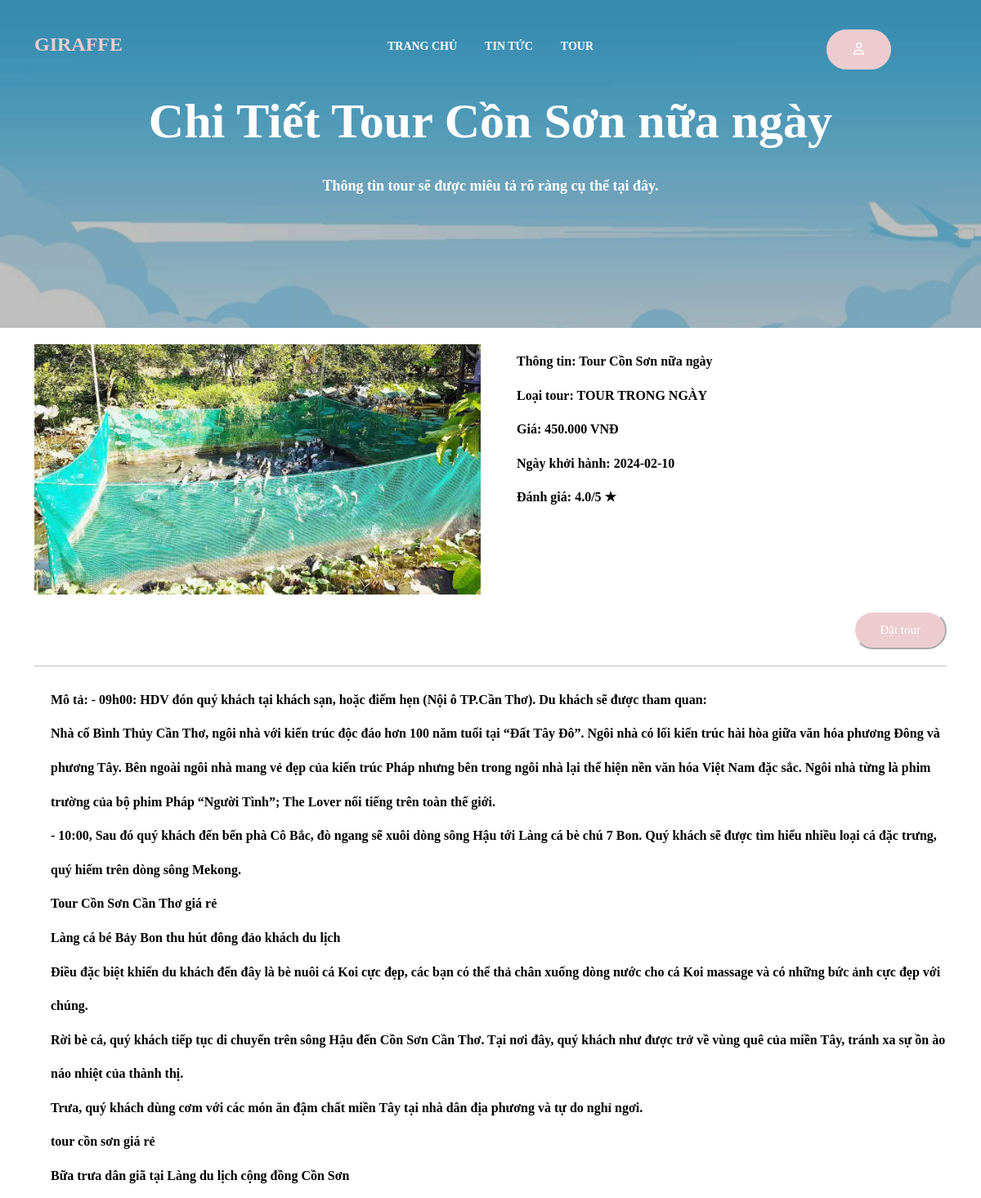
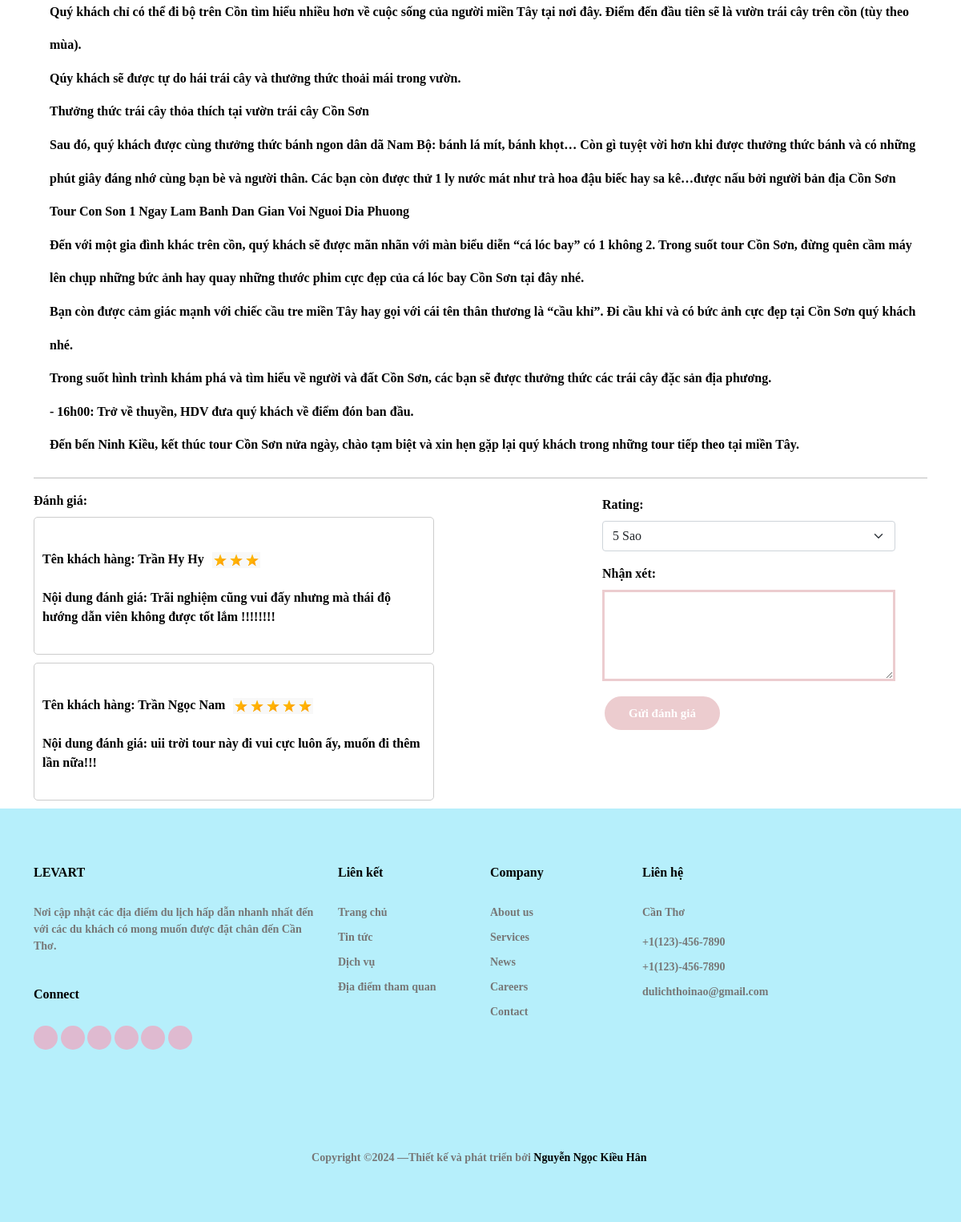
Screenshot of /chitiettour.php?T_MA=15 with the database file from the repository (2 pictures, top to bottom).
### tables this page shows
CREATE TABLE `tour` (
  `T_MA` int(11) NOT NULL,
  `LT_MA` int(11) NOT NULL,
  `T_TEN` varchar(150) NOT NULL,
  `T_MOTA` text NOT NULL,
  `T_HINHANH` varchar(150) NOT NULL,
  `T_NGAYKHOIHANH` date NOT NULL,
  `T_GIA` varchar(10) NOT NULL
);

CREATE TABLE `loaitour` (
  `LT_MA` int(11) NOT NULL,
  `LT_TEN` varchar(150) NOT NULL
);

CREATE TABLE `review` (
  `R_MA` int(11) NOT NULL,
  `T_MA` int(11) NOT NULL,
  `KH_MA` int(11) NOT NULL,
  `R_RATING` float NOT NULL,
  `R_COMMENT` text NOT NULL
);

CREATE TABLE `khachhang` (
  `KH_MA` int(11) NOT NULL,
  `KH_HOTEN` varchar(150) NOT NULL,
  `KH_EMAIL` varchar(150) NOT NULL,
  `KH_SDT` varchar(10) NOT NULL,
  `KH_DIACHI` text NOT NULL,
  `KH_USERNAME` varchar(100) NOT NULL,
  `KH_PASSWORD` varchar(10) NOT NULL
);

### chitiettour.php (the view, shortened to what this page needs)
<?php
include('inc/header.php');
?>
<?php
$conn = mysqli_connect("localhost", "root", "", "giraffe");
$T_MA = isset($_GET['T_MA']) ? $_GET['T_MA'] : 0;
$query = "SELECT tour.*, loaitour.LT_TEN
              FROM tour
              LEFT JOIN loaitour ON tour.LT_MA = loaitour.LT_MA
              WHERE tour.T_MA = $T_MA";
$result = mysqli_query($conn, $query);
if ($result && mysqli_num_rows($result) > 0) {
    $tour = mysqli_fetch_assoc($result);
} else {
    die("Không tìm thấy thông tin tour.");
}
?>
<main>
    <div class="hero overlay py-0 bg-white">
        <div class="img-bg rellax">
            <img src="images/nen.jpg" alt="Image" class="img-fluid">
        </div>
        <div class="container">
            <div class="row align-items-center justify-content-start">
                <div class="col-lg-12 mx-auto text-center">
                    <h1 class="heading" data-aos="fade-up">Chi Tiết
                        <?php echo isset($tour['T_TEN']) ? $tour['T_TEN'] : ''; ?></h1>
                    <p class="mb-5" data-aos="fade-up">Thông tin tour sẽ được miêu tả rõ ràng cụ thể tại đây.</p>
                </div>
            </div>
        </div>
    </div>
    <div class="container">
        <div class="row">
            <div class="col-lg-6">
                <img src="images/<?php echo isset($tour['T_HINHANH']) ? $tour['T_HINHANH'] : ''; ?>" alt="Hình ảnh tour" class="img-tour" style="max-width: 100%;">
                <?php
                if (isset($_GET['T_MA'])) {
                    $T_MA = $_GET['T_MA'];
                    $sql_reviews = "SELECT R_RATING FROM review WHERE T_MA = '$T_MA'";
                    $result_reviews = mysqli_query($conn, $sql_reviews);
                    $total_rating = 0;
                    $num_reviews = 0;
                    while ($row_review = mysqli_fetch_assoc($result_reviews)) {
                        $total_rating += $row_review['R_RATING'];
                        $num_reviews++;
                    }
                } else {
                    echo "Tham số 'T_MA' không tồn tại trong URL.";
                }
                ?>
            </div>
            <div class="col-lg-6">
                <div class="details">
                    <div class="detail-item">
                        <strong>Thông tin:</strong>
                        <?php echo isset($tour['T_TEN']) ? $tour['T_TEN'] : ''; ?>
                    </div>
                    <div class="detail-item">
                        <strong>Loại tour:</strong>
                        <?php echo isset($tour['LT_TEN']) ? $tour['LT_TEN'] : ''; ?>
                    </div>
                    <div class="detail-item">
                        <strong>Giá:</strong>
                        <?php echo isset($tour['T_GIA']) ? number_format($tour['T_GIA'], 0, ",", ".") . ' VNĐ' : ''; ?>
                    </div>
                    <div class="detail-item">
                        <strong>Ngày khởi hành:</strong>
                        <?php echo isset($tour['T_NGAYKHOIHANH']) ? $tour['T_NGAYKHOIHANH'] : ''; ?>
                    </div>
                    <div class="detail-item">
                        <strong>Đánh giá:</strong>
                        <?php if ($num_reviews > 0) {
                            $avg_rating = $total_rating / $num_reviews;
                            echo number_format($avg_rating, 1) . "/5 ";
                            echo "★";
                        } else {
                            echo "0/5 ";
                            echo "★";
                        } ?>
                    </div>
                </div>
            </div>
            <div class="text-end">
                <button type="button" class="btn4 btn-primary" onclick="redirectBookingPage()">Đặt tour</button>
            </div>
        </div>
        <hr style="margin-top: 20px;">
        <div class="col-lg-12 ">
            <div class="details">
                <div class="detail-item">
                    <strong>Mô tả:</strong>
                    <?php echo isset($tour['T_MOTA']) ? nl2br($tour['T_MOTA']) : ''; ?>
                </div>
            </div>
        </div>
        <hr style="margin-top: 20px;">
    </div>
    <div class="container">
        <div class="row">
            <div class="col-lg-6">
                <?php
                $sql_review = "SELECT * FROM review WHERE T_MA = '$T_MA'";
                $result_review = mysqli_query($conn, $sql_review);
                if ($result_review && mysqli_num_rows($result_review) > 0) {
                    echo "<div class='row'>";
                    echo "<div class='col-lg-6'>";
                    echo "<label class='form-label'>Đánh giá:</label>";
                    while ($row_review = mysqli_fetch_assoc($result_review)) {
                        $kh_ma = $row_review['KH_MA'];
                        $sql_customer = "SELECT KH_HOTEN FROM khachhang WHERE KH_MA = '$kh_ma'";
                        $result_customer = mysqli_query($conn, $sql_customer);
                        $row_customer = mysqli_fetch_assoc($result_customer);
                        echo "<div class='review-box'>";
                        echo "<div class='review-content'>";
                        echo "<p class='customer-rating'>";
                        echo "<span class='customer-name'>Tên khách hàng: " . $row_customer['KH_HOTEN'] . "</span>";
                        echo "<span class='rating-stars'>";
                        for ($i = 0; $i < $row_review['R_RATING']; $i++) {
                            echo "<img src='star.jpg' alt='star' class='star'>";
                        }
                        echo "</span></p>";
                        echo "<p class='review-comment'>Nội dung đánh giá: " . $row_review['R_COMMENT'] . "</p>";
                        echo "</div>";
                        echo "</div>";
                    }
                    echo "</div>";
                    echo "</div>";
                } else {
                    echo "<p>Chưa có đánh giá nào cho tour này.</p>";
                }
                ?>
            </div>
            <div class="col-lg-6">
                <form action="<?php echo htmlspecialchars($_SERVER["PHP_SELF"] . "?T_MA=$T_MA"); ?>" method="post">
                    <div class="mb-3">
                        <label for="R_RATING" class="form-label">Rating:</label>
                        <select name="R_RATING" id="R_RATING" class="form-select">
                            <option value="5">5 Sao</option>
                        </select>
                    </div>
                    <div class="mb-3">
                        <label for="R_COMMENT" class="form-label">Nhận xét:</label>
                        <textarea id="R_COMMENT" name="R_COMMENT" class="form-control" rows="4" cols="50"></textarea>
                    </div>
                    <button type="submit" class="btn btn-primary">Gửi đánh giá</button>
                </form>
            </div>
        </div>
    </div>
</main>
<?php include("inc/footer.php");  ?>

### chitiettour.php (style rules this page uses)
.review-box { border: 1px solid #ccc; border-radius: 5px; padding: 10px; margin-bottom: 10px; width: 500px; overflow: auto; }
.customer-rating { display: flex; align-items: center; }
.customer-name { margin-right: 10px; }
.star { width: 20px; height: 20px; }
.review-comment { margin-top: 5px; }

### rows the page displays
tour: T_TEN "Tour Cồn Sơn nữa ngày", T_HINHANH (picture), LT_MA.LT_TEN "TOUR TRONG NGÀY", T_GIA "450.000", T_NGAYKHOIHANH "2024-02-10", T_MOTA "- 09h00: HDV đón quý khách tại khách sạn, hoặc điểm hẹn (Nội ô TP.Cần Thơ). Du khách sẽ được tham quan: Nhà cổ Bình Thủy Cần Thơ, ngôi nhà với kiến trúc độc đáo hơn 100 năm tuổi tại “Đất Tây Đô”. Ngôi nhà có lối kiến trúc hài hòa giữa văn hóa phương Đông và phương Tây. Bên ngoài ngôi nhà mang vẻ đẹp của kiến trúc Pháp nhưng bên trong ngôi nhà lại thể hiện nền văn hóa Việt Nam đặc sắc. Ngôi nhà từng là phim trường của bộ phim Pháp “Người Tình”; The Lover nổi tiếng trên toàn thế giới. - 10:00, Sau đó quý khách đến bến phà Cô Bắc, đò ngang sẽ xuôi dòng sông Hậu tới Làng cá bè chú 7 Bon. Quý khách sẽ được tìm hiểu nhiều loại cá đặc trưng, quý hiếm trên dòng sông Mekong. Tour Cồn Sơn Cần Thơ giá…"
review: khachhang.KH_HOTEN "Trần Hy Hy", R_RATING 3 (drawn), R_COMMENT "Trãi nghiệm cũng vui đấy nhưng mà thái độ hướng dẫn viên không được tốt lắm !!!!!!!!"
review: khachhang.KH_HOTEN "Trần Ngọc Nam", R_RATING 5 (drawn), R_COMMENT "uii trời tour này đi vui cực luôn ấy, muốn đi thêm lần nữa!!!"

### other values shown
$avg_rating "4.0"
